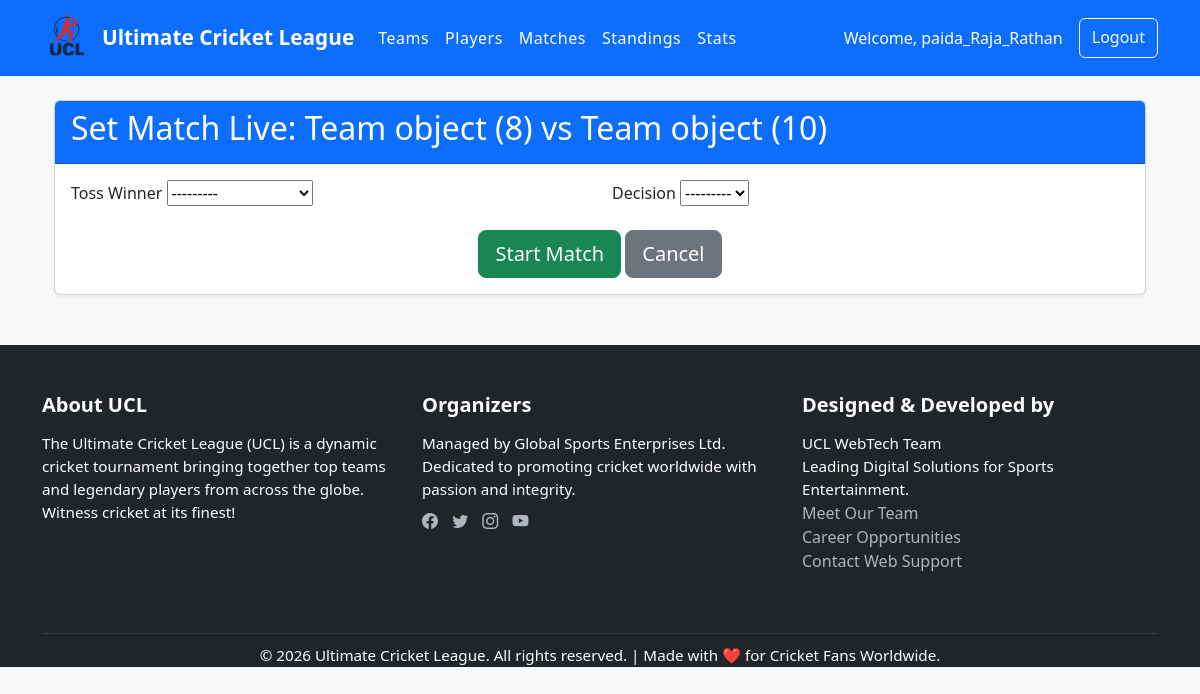
/match/12/set_live/ (signed in), run on the app's committed database.
### tournament/models.py (models this page shows, shortened)
class Match(models.Model):
    RESULT_CHOICES = [
        ('Home Win', 'Home Win'),
        ('Away Win', 'Away Win'),
        ('Draw', 'Draw'),
        ('No Result', 'No Result'),
        ('TBD', 'To Be Determined'),
    ]
    STATUS_CHOICES = [
        ('UPCOMING', 'Upcoming'),
        ('LIVE', 'Live'),
        ('COMPLETED', 'Completed'),
    ]
    status = models.CharField(max_length=10,choices=STATUS_CHOICES,default='UPCOMING')
    result = models.CharField(max_length=20, choices=RESULT_CHOICES, default='TBD')
    man_of_the_match = models.ForeignKey(Player, on_delete=models.SET_NULL, null=True, blank=True)
    umpires = models.CharField(max_length=200)
    match_number = models.PositiveIntegerField(unique=True)
    home_score = models.PositiveIntegerField(default=0)
    away_score = models.PositiveIntegerField(default=0)
    current_batsman = models.ForeignKey(Player, on_delete=models.SET_NULL, null=True, blank=True, related_name='current_batsman_matches')
    current_non_striker = models.ForeignKey(Player, on_delete=models.SET_NULL, null=True, blank=True, related_name='current_non_striker_matches')
    current_bowler = models.ForeignKey(Player, on_delete=models.SET_NULL, null=True, blank=True, related_name='current_bowler_matches')
    striker = models.ForeignKey(Player, on_delete=models.SET_NULL, null=True, blank=True, related_name='striker_matches')
    non_striker = models.ForeignKey(Player, on_delete=models.SET_NULL, null=True, blank=True, related_name='non_striker_matches')
    bowler = models.ForeignKey(Player, on_delete=models.SET_NULL, null=True, blank=True, related_name='bowler_matches')
    balls_remaining = models.PositiveIntegerField(default=120)
    innings = models.PositiveIntegerField(default=1)
    is_live = models.BooleanField(default=False)
    current_run_rate = models.DecimalField(max_digits=5, decimal_places=2, default=0)
    required_run_rate = models.DecimalField(max_digits=5, decimal_places=2, default=0)
    win_margin = models.CharField(max_length=100, blank=True)
    next_batsman = models.ForeignKey(Player, on_delete=models.SET_NULL, null=True, blank=True, related_name='next_batsman_matches')
    next_bowler = models.ForeignKey(Player, on_delete=models.SET_NULL, null=True, blank=True, related_name='next_bowler_matches')
    current_ball = models.PositiveIntegerField(default=0)
    current_over = models.PositiveIntegerField(default=0)
    batting_team = models.ForeignKey(Team, on_delete=models.SET_NULL, null=True, blank=True, related_name='batting_matches')
    striker_runs = models.PositiveIntegerField(default=0)
    striker_balls = models.PositiveIntegerField(default=0)
    non_striker_runs = models.PositiveIntegerField(default=0)
    non_striker_balls = models.PositiveIntegerField(default=0)
    bowler_runs = models.PositiveIntegerField(default=0)
    bowler_wickets = models.PositiveIntegerField(default=0)
    bowler_balls = models.PositiveIntegerField(default=0)
    total_runs = models.PositiveIntegerField(default=0)
    total_wickets = models.PositiveIntegerField(default=0)
    extras = models.PositiveIntegerField(default=0)
    batting_team = models.ForeignKey(Team, on_delete=models.SET_NULL, related_name='batting_matches', null=True)
    bowling_team = models.ForeignKey(Team, on_delete=models.SET_NULL, related_name='bowling_matches', null=True)
    powerplay_overs = models.IntegerField(default=6)  # Typically 6 for T20
    powerplay_runs = models.IntegerField(default=0)
    powerplay_wickets = models.IntegerField(default=0)
    is_powerplay = models.BooleanField(default=True)
    home_team = models.ForeignKey(Team, on_delete=models.CASCADE, related_name='home_matches')
    away_team = models.ForeignKey(Team, on_delete=models.CASCADE, related_name='away_matches')
    date = models.DateTimeField()
    venue = models.CharField(max_length=100)
    toss_winner = models.ForeignKey(Team, on_delete=models.CASCADE, related_name='toss_wins', null=True)
    toss_decision = models.CharField(max_length=10, choices=[('bat', 'Bat'), ('field', 'Field')], null=True)
    innings = models.IntegerField(default=1)
    first_team = models.ForeignKey(Team, on_delete=models.CASCADE, related_name='first_innings', null=True)
    second_team = models.ForeignKey(Team, on_delete=models.CASCADE, related_name='second_innings', null=True)
    first_score = models.IntegerField(default=0)
    first_wickets = models.IntegerField(default=0)
    first_current_over = models.IntegerField(default=0)
    first_current_ball = models.IntegerField(default=0)
    second_score = models.IntegerField(default=0)
    second_wickets = models.IntegerField(default=0)
    second_current_over = models.IntegerField(default=0)
    second_current_ball = models.IntegerField(default=0)
    striker = models.ForeignKey(Player, on_delete=models.SET_NULL, related_name='striker_matches', null=True)
    non_striker = models.ForeignKey(Player, on_delete=models.SET_NULL, related_name='non_striker_matches', null=True)
    bowler = models.ForeignKey(Player, on_delete=models.SET_NULL, related_name='bowler_matches', null=True)
    striker_runs = models.IntegerField(default=0)
    striker_balls = models.IntegerField(default=0)
    striker_fours = models.IntegerField(default=0)
    striker_sixes = models.IntegerField(default=0)
    non_striker_runs = models.IntegerField(default=0)
    non_striker_balls = models.IntegerField(default=0)
    non_striker_fours = models.IntegerField(default=0)
    non_striker_sixes = models.IntegerField(default=0)
    bowler_runs = models.IntegerField(default=0)
    bowler_wickets = models.IntegerField(default=0)
    bowler_wides = models.IntegerField(default=0)
    bowler_no_balls = models.IntegerField(default=0)
    @property
    def first_current_ball(self):
        return self.ball_set.order_by('over', 'ball_number').first()
    @property
    def status(self):
        if self.is_live:
            return "LIVE"
        elif self.date > timezone.now():
            return "UPCOMING"
        else:
            return "COMPLETED"
    def status(self):
        if self.is_live:
            return "LIVE"
        elif self.date > timezone.now():
            return "UPCOMING"
        else:
            return "COMPLETED"

class Team(models.Model):
    name = models.CharField(max_length=100, unique=True)
    short_name = models.CharField(max_length=3, blank=True)
    logo = models.ImageField(upload_to='team_logos/', null=True, blank=True)
    home_ground = models.CharField(max_length=100)
    captain = models.ForeignKey('Player', on_delete=models.SET_NULL, null=True, blank=True, related_name='captain_of')
    coach = models.CharField(max_length=100)
    founded = models.PositiveIntegerField()
    public = models.BooleanField(default=True)
    manager = models.ForeignKey(User, on_delete=models.CASCADE, related_name='managed_teams', null=True, blank=True)
    matches_played = models.PositiveIntegerField(default=0)
    wins = models.PositiveIntegerField(default=0)
    losses = models.PositiveIntegerField(default=0)
    draws = models.PositiveIntegerField(default=0)
    points = models.PositiveIntegerField(default=0)  # Added concrete points field
    total_matches = models.IntegerField(default=0)
    wins = models.IntegerField(default=0)
    losses = models.IntegerField(default=0)
    draws = models.IntegerField(default=0)
    points = models.IntegerField(default=0)

### tournament/views.py (the view)
# urls.py: path('match/<int:match_id>/set_live/', views.set_match_live, name='set_match_live'),
@login_required
@user_passes_test(lambda u: u.is_superuser)
def set_match_live(request, match_id):
    match = get_object_or_404(Match, id=match_id)
    if request.method == 'POST':
        form = TossForm(request.POST, instance=match)
        if form.is_valid():
            match = form.save()
            if match.toss_decision == 'bat':
                match.batting_team = match.toss_winner
                match.bowling_team = match.home_team if match.toss_winner == match.away_team else match.away_team
            else:
                match.bowling_team = match.toss_winner
                match.batting_team = match.home_team if match.toss_winner == match.away_team else match.away_team
            match.is_live = True
            match.save()
            return redirect('initialize_match_players', match_id=match.id)
    else:
        form = TossForm(instance=match)
    return render(request, 'tournament/set_live.html', {'form': form, 'match': match})

### tournament/forms.py
class TossForm(forms.ModelForm):
    class Meta:
        model = Match
        fields = ['toss_winner', 'toss_decision']
    def __init__(self, *args, **kwargs):
        super().__init__(*args, **kwargs)
        self.fields['toss_winner'].queryset = Team.objects.filter(
            id__in=[self.instance.home_team_id, self.instance.away_team_id]
        )

### tournament/templates/tournament/set_live.html (shortened to what this page needs)
{% extends 'tournament/base.html' %}
{% load static %}
{% block content %}
<div class="container mt-4">
    <div class="card">
        <div class="card-header bg-primary text-white">
            <h2>Set Match Live: {{ match.home_team }} vs {{ match.away_team }}</h2>
        </div>
        <div class="card-body">
            <form method="post">
                <div class="row">
                    <div class="col-md-6">
                        <div class="form-group">
                            <label for="{{ form.toss_winner.id_for_label }}">Toss Winner</label>
                            {{ form.toss_winner }}
                        </div>
                    </div>
                    <div class="col-md-6">
                        <div class="form-group">
                            <label for="{{ form.toss_decision.id_for_label }}">Decision</label>
                            {{ form.toss_decision }}
                        </div>
                    </div>
                </div>
                <div class="text-center mt-4">
                    <button type="submit" class="btn btn-success btn-lg">
                         Start Match
                    </button>
                    <a href="{% url 'match_detail' match.id %}" class="btn btn-secondary btn-lg">
                         Cancel
                    </a>
                </div>
            </form>
        </div>
    </div>
</div>
{% endblock %}

### tournament/templates/tournament/base.html (shortened to what this page needs)
{% load static %}
<!DOCTYPE html>
<html lang="en">
<head>
  <link rel="stylesheet" href="https://cdn.jsdelivr.net/npm/bootstrap@5.3.0/dist/css/bootstrap.min.css">
  <link rel="stylesheet" href="https://cdn.jsdelivr.net/npm/bootstrap-icons@1.10.0/font/bootstrap-icons.css">
  <link rel="stylesheet" href="{% static 'tournament/css/style.css' %}">
</head>
<body style="background-color: #f8f9fa; font-family: 'Segoe UI', Tahoma, Geneva, Verdana, sans-serif;">
  <nav class="navbar navbar-expand-lg navbar-dark bg-primary">
    <div class="container">
        <a class="navbar-brand" href="{% url 'index' %}">
            <img src="{% static 'tournament/images/new_logo.png' %}" alt="UCL Logo">
            <span class="navbar-brand-text">Ultimate Cricket League</span>
          </a>
      <div class="collapse navbar-collapse" id="navbarNav">
        <ul class="navbar-nav me-auto">
          <li class="nav-item"><a class="nav-link" href="{% url 'teams' %}">Teams</a></li>
          <li class="nav-item"><a class="nav-link" href="{% url 'players' %}">Players</a></li>
          <li class="nav-item"><a class="nav-link" href="{% url 'matches' %}">Matches</a></li>
          <li class="nav-item"><a class="nav-link" href="{% url 'standings' %}">Standings</a></li>
          <li class="nav-item"><a class="nav-link" href="{% url 'player_stats' %}">Stats</a></li>
        </ul>
        <div class="d-flex">
          {% if user.is_authenticated %}
            <span class="navbar-text me-3">Welcome, {{ user.username }}</span>
            <a href="{% url 'logout' %}" class="btn btn-outline-light">Logout</a>
          {% else %}
            <a href="{% url 'login' %}" class="btn btn-outline-light me-2">Login</a>
            <a href="{% url 'register' %}" class="btn btn-outline-light">Register</a>
          {% endif %}
        </div>
      </div>
    </div>
  </nav>
  <main class="container my-4">
    {% block content %}{% endblock %}
  </main>
  <footer class="pt-5">
    <div class="container">
      <div class="row">
        <div class="col-md-4 mb-4">
          <h5>About UCL</h5>
          <p>The Ultimate Cricket League (UCL) is a dynamic cricket tournament bringing together top teams and legendary players from across the globe. Witness cricket at its finest!</p>
        </div>
        <div class="col-md-4 mb-4">
          <h5>Organizers</h5>
          <p>Managed by Global Sports Enterprises Ltd.<br>Dedicated to promoting cricket worldwide with passion and integrity.</p>
          <div class="social-icons mt-2">
            <a href="#"><i class="bi bi-facebook"></i></a>
            <a href="#"><i class="bi bi-twitter"></i></a>
            <a href="#"><i class="bi bi-instagram"></i></a>
            <a href="#"><i class="bi bi-youtube"></i></a>
          </div>
        </div>
        <div class="col-md-4 mb-4">
          <h5>Designed & Developed by</h5>
          <p>UCL WebTech Team<br>Leading Digital Solutions for Sports Entertainment.</p>
          <ul class="list-unstyled">
            <li><a href="#">Meet Our Team</a></li>
            <li><a href="#">Career Opportunities</a></li>
            <li><a href="#">Contact Web Support</a></li>
          </ul>
        </div>
      </div>
      <div class="text-center footer-bottom">
        <p>&copy; {% now "Y" %} Ultimate Cricket League. All rights reserved. | Made with ❤️ for Cricket Fans Worldwide.</p>
      </div>
    </div>
  </footer>
</body>
</html>

### tournament/static/tournament/css/style.css (style rules this page uses)
body { background-color: #f8f9fa; font-family: 'Segoe UI', Tahoma, Geneva, Verdana, sans-serif; }
.card { box-shadow: 0 0.125rem 0.25rem rgba(0, 0, 0, 0.075); margin-bottom: 20px; }
.card-header { font-weight: bold; }
.bg-primary { background-color: #0d6efd !important; }
.navbar-brand img { margin-right: 10px; }
footer { margin-top: 50px; }

### tournament/templates/tournament/base.html (style rules this page uses)
.navbar-nav .nav-link { color: white !important; padding: 10px 15px; transition: all 0.3s ease; font-weight: 500; letter-spacing: 0.5px; }
.navbar-brand { font-weight: bold; font-size: 1.3rem; transition: transform 0.3s ease; display: flex; align-items: center; transition: transform 0.3s, opacity 0.3s ease; }
.navbar-brand img { height: 50px; width: auto; margin-right: 10px; transition: all 0.3s ease; }
.navbar-text { color: #ffffff; }
footer { background-color: #212529; color: #ffffff; padding-top: 40px; }
footer h5 { font-weight: bold; margin-bottom: 15px; }
footer a { color: #adb5bd; text-decoration: none; transition: color 0.3s; }
footer p { margin: 0; font-size: 0.95rem; }
.footer-bottom { border-top: 1px solid #3a3b3c; margin-top: 20px; padding-top: 10px; font-size: 0.85rem; }
.social-icons a { color: #adb5bd; margin-right: 10px; transition: color 0.3s; }

### data on the page
Match: home_team "Team object (8)", away_team "Team object (10)", toss_winner "---------", toss_decision "---------"

### other printed values
{{ user.username }} "paida_Raja_Rathan"
